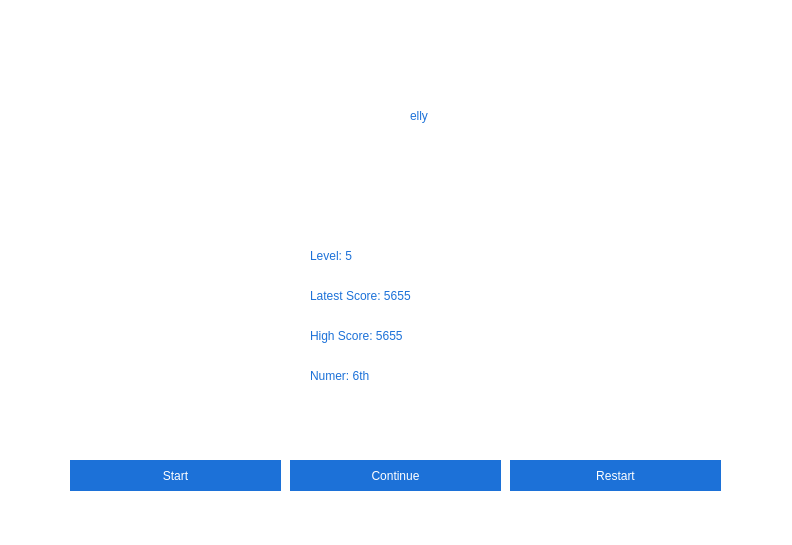
<?xml version="1.0" encoding="UTF-8"?>
<ui version="4.0">
 <class>MainWindow</class>
 <widget class="QMainWindow" name="MainWindow">
  <property name="geometry">
   <rect>
    <x>0</x>
    <y>0</y>
    <width>792</width>
    <height>545</height>
   </rect>
  </property>
  <property name="windowTitle">
   <string>MainWindow</string>
  </property>
  <property name="styleSheet">
   <string notr="true">* {
	background-color:  white;
    color: rgb(28, 113, 216);
}

QPushButton {
	background-color: rgb(28, 113, 216);
    color: white;
    border: 2px solid transparent;
}

QPushButton:hover {
	background-color: rgb(53, 132, 228);
    color: white;
    border: 2px solid transparent;
}

QLabel {
	font: 81 20pt &quot;Cantarell&quot;;
}</string>
  </property>
  <widget class="QWidget" name="centralwidget">
   <widget class="QLabel" name="label">
    <property name="geometry">
     <rect>
      <x>320</x>
      <y>50</y>
      <width>91</width>
      <height>131</height>
     </rect>
    </property>
    <property name="text">
     <string/>
    </property>
    <property name="pixmap">
     <pixmap>../tely.bk011.png</pixmap>
    </property>
   </widget>
   <widget class="QLabel" name="logot">
    <property name="geometry">
     <rect>
      <x>410</x>
      <y>80</y>
      <width>211</width>
      <height>71</height>
     </rect>
    </property>
    <property name="styleSheet">
     <string notr="true">#logot {
	font: 81 28pt &quot;Cantarell&quot;;
}</string>
    </property>
    <property name="text">
     <string>elly</string>
    </property>
   </widget>
   <widget class="QPushButton" name="pushButton">
    <property name="geometry">
     <rect>
      <x>70</x>
      <y>460</y>
      <width>211</width>
      <height>31</height>
     </rect>
    </property>
    <property name="text">
     <string>Start</string>
    </property>
   </widget>
   <widget class="QPushButton" name="pushButton_2">
    <property name="geometry">
     <rect>
      <x>290</x>
      <y>460</y>
      <width>211</width>
      <height>31</height>
     </rect>
    </property>
    <property name="text">
     <string>Continue</string>
    </property>
   </widget>
   <widget class="QPushButton" name="pushButton_3">
    <property name="geometry">
     <rect>
      <x>510</x>
      <y>460</y>
      <width>211</width>
      <height>31</height>
     </rect>
    </property>
    <property name="text">
     <string>Restart</string>
    </property>
   </widget>
   <widget class="QLabel" name="label_2">
    <property name="geometry">
     <rect>
      <x>310</x>
      <y>280</y>
      <width>401</width>
      <height>31</height>
     </rect>
    </property>
    <property name="text">
     <string>Latest Score: 5655</string>
    </property>
   </widget>
   <widget class="QLabel" name="label_3">
    <property name="geometry">
     <rect>
      <x>310</x>
      <y>240</y>
      <width>401</width>
      <height>31</height>
     </rect>
    </property>
    <property name="text">
     <string>Level: 5</string>
    </property>
   </widget>
   <widget class="QLabel" name="label_4">
    <property name="geometry">
     <rect>
      <x>310</x>
      <y>320</y>
      <width>411</width>
      <height>31</height>
     </rect>
    </property>
    <property name="text">
     <string>High Score: 5655</string>
    </property>
   </widget>
   <widget class="QLabel" name="label_5">
    <property name="geometry">
     <rect>
      <x>310</x>
      <y>360</y>
      <width>421</width>
      <height>31</height>
     </rect>
    </property>
    <property name="text">
     <string>Numer: 6th</string>
    </property>
   </widget>
   <widget class="QLabel" name="label_6">
    <property name="geometry">
     <rect>
      <x>70</x>
      <y>140</y>
      <width>51</width>
      <height>51</height>
     </rect>
    </property>
    <property name="text">
     <string/>
    </property>
    <property name="pixmap">
     <pixmap>../box1.png</pixmap>
    </property>
   </widget>
   <widget class="QLabel" name="label_7">
    <property name="geometry">
     <rect>
      <x>660</x>
      <y>140</y>
      <width>51</width>
      <height>51</height>
     </rect>
    </property>
    <property name="text">
     <string/>
    </property>
    <property name="pixmap">
     <pixmap>../box1.png</pixmap>
    </property>
   </widget>
  </widget>
 </widget>
 <resources/>
 <connections/>
</ui>
